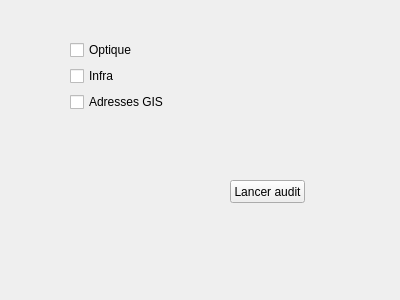
<?xml version="1.0" encoding="UTF-8"?>
<ui version="4.0">
 <class>Form</class>
 <widget class="QWidget" name="Form">
  <property name="geometry">
   <rect>
    <x>0</x>
    <y>0</y>
    <width>400</width>
    <height>300</height>
   </rect>
  </property>
  <property name="windowTitle">
   <string>Form</string>
  </property>
  <widget class="QWidget" name="verticalLayoutWidget">
   <property name="geometry">
    <rect>
     <x>70</x>
     <y>40</y>
     <width>241</width>
     <height>101</height>
    </rect>
   </property>
   <layout class="QVBoxLayout" name="verticalLayout">
    <item>
     <widget class="QCheckBox" name="checkBox_2">
      <property name="text">
       <string>Optique</string>
      </property>
     </widget>
    </item>
    <item>
     <widget class="QCheckBox" name="checkBox">
      <property name="text">
       <string>Infra</string>
      </property>
     </widget>
    </item>
    <item>
     <widget class="QCheckBox" name="checkBox_3">
      <property name="text">
       <string>Adresses GIS</string>
      </property>
     </widget>
    </item>
    <item>
     <spacer name="verticalSpacer">
      <property name="orientation">
       <enum>Qt::Vertical</enum>
      </property>
      <property name="sizeHint" stdset="0">
       <size>
        <width>20</width>
        <height>40</height>
       </size>
      </property>
     </spacer>
    </item>
   </layout>
  </widget>
  <widget class="QPushButton" name="pushButton">
   <property name="geometry">
    <rect>
     <x>230</x>
     <y>180</y>
     <width>75</width>
     <height>23</height>
    </rect>
   </property>
   <property name="text">
    <string>Lancer audit</string>
   </property>
  </widget>
 </widget>
 <resources/>
 <connections/>
</ui>
